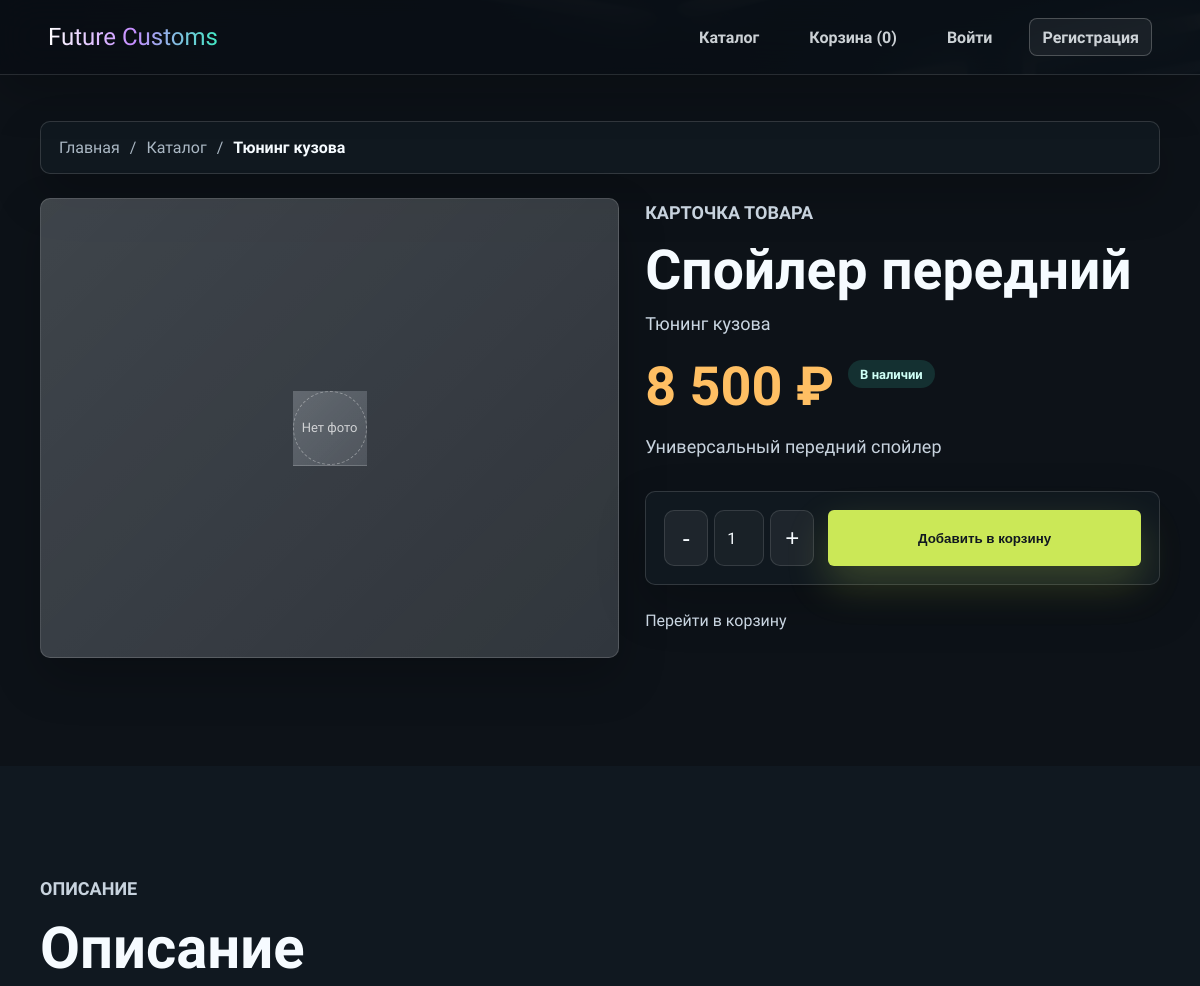
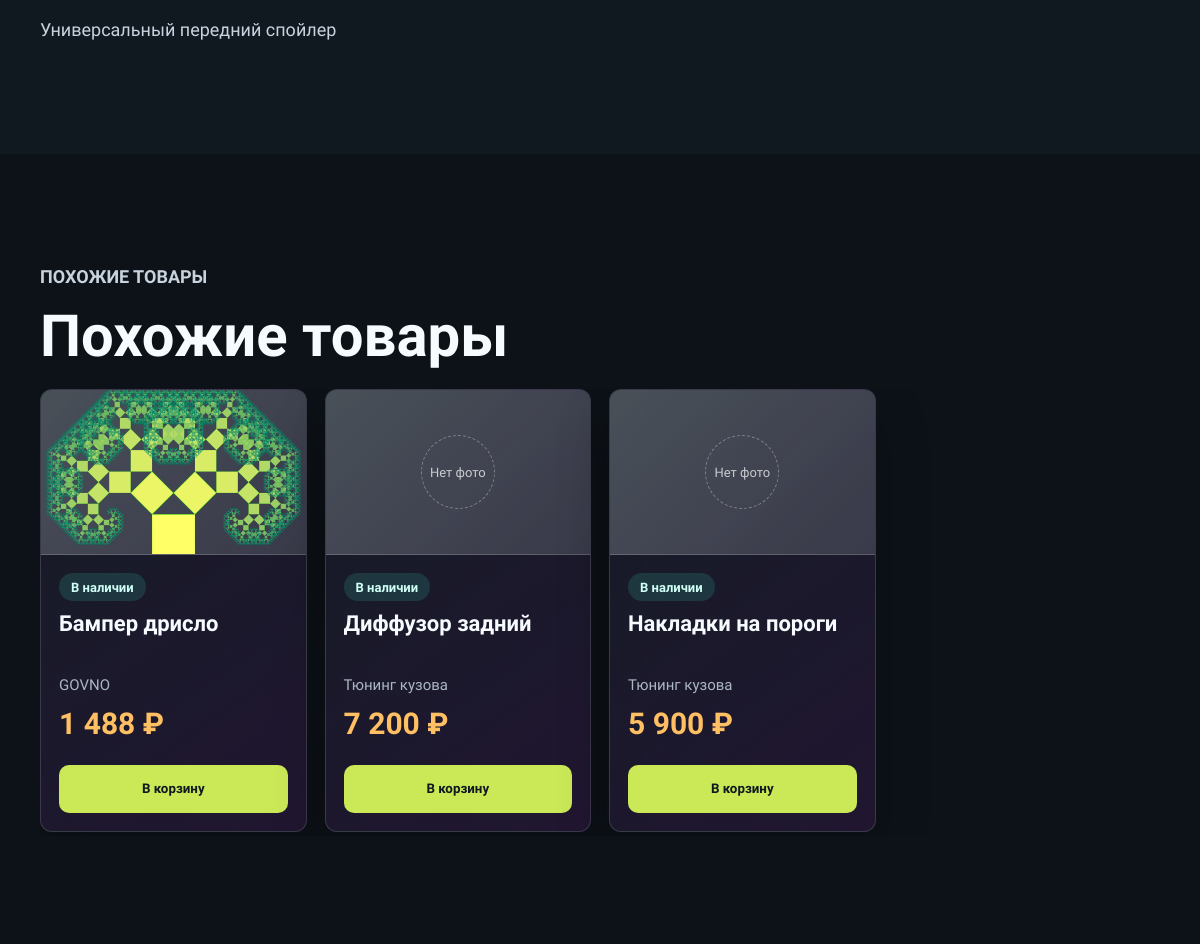
/catalog/spoiler-front/, run on the app's committed database (2 pictures, top to bottom).
### catalog/models.py (models this page shows, shortened)
class Category(models.Model):
    name = models.CharField(max_length=255)
    slug = models.SlugField(max_length=255, unique=True)
    description = models.TextField(blank=True)
    class Meta:
        verbose_name = 'Категория'
        verbose_name_plural = 'Категории'
        ordering = ['name']

class Product(models.Model):
    category = models.ForeignKey(
        Category,
        on_delete=models.SET_NULL,
        null=True,
        blank=True,
        related_name='products',
    )
    brand = models.CharField(max_length=255, blank=True, verbose_name='Бренд')
    vin_number = models.CharField(max_length=64, blank=True, verbose_name='VIN номер')
    name = models.CharField(max_length=255, verbose_name='Название')
    slug = models.SlugField(max_length=255, unique=True, verbose_name='Slug')
    short_description = models.CharField(max_length=500, blank=True, verbose_name='Краткое описание')
    description = models.TextField(blank=True, verbose_name='Полное описание')
    price = models.DecimalField(max_digits=10, decimal_places=2, verbose_name='Цена')
    old_price = models.DecimalField(
        max_digits=10,
        decimal_places=2,
        null=True,
        blank=True,
        verbose_name='Старая цена',
    )
    image = models.ImageField(upload_to='products/', null=True, blank=True, verbose_name='Фото')
    in_stock = models.BooleanField(default=True, verbose_name='В наличии')
    is_featured = models.BooleanField(default=False, verbose_name='Рекомендуемый')
    created_at = models.DateTimeField(auto_now_add=True)
    updated_at = models.DateTimeField(auto_now=True)
    class Meta:
        verbose_name = 'Товар'
        verbose_name_plural = 'Товары'
        ordering = ['-created_at']
    def get_absolute_url(self):
        from django.urls import reverse
        return reverse('product_detail', kwargs={'slug': self.slug})
    @property
    def discount_percent(self):
        if self.old_price and self.old_price > self.price:
            return int((1 - self.price / self.old_price) * 100)
        return None

### catalog/views.py (the view)
# urls.py: path('<slug:slug>/', views.product_detail_view, name='product_detail'),
def product_detail_view(request, slug):
    cart_quantities = CartSession(request).get_quantities()
    product_obj = get_object_or_404(Product.objects.select_related('category'), slug=slug, in_stock=True)
    product = serialize_product(product_obj, cart_quantities.get(str(product_obj.pk), 0))
    related = serialize_products(
        Product.objects.select_related('category')
        .filter(category=product_obj.category, in_stock=True)
        .exclude(pk=product_obj.pk)[:4],
        cart_quantities,
    )
    context = {
        'product': product,
        'related_products': related,
    }
    return render(request, 'catalog/product_detail.html', context)

### cart/cart.py (called while the page is built)
def format_price(value: Decimal | int | str) -> str:
    numeric = Decimal(str(value))
    return f"{numeric:,.0f}".replace(',', ' ') + ' ₽'

def _split_description(description: str, fallback: str) -> list[str]:
    paragraphs = [part.strip() for part in description.splitlines() if part.strip()]
    if paragraphs:
        return paragraphs
    return [fallback] if fallback else ['Описание скоро появится.']

def serialize_products(products: Iterable[Any], cart_quantities: dict[str, int] | None = None) -> list[dict[str, Any]]:
    quantities = cart_quantities or {}
    return [serialize_product(product, quantities.get(str(product.pk), 0)) for product in products]

    def get_quantities(self) -> dict[str, int]:
        return {product_id: item.get('quantity', 0) for product_id, item in self.cart.items()}

### cart/context_processors.py (called while the page is built)
def cart_count(request):
    cart = request.session.get('cart', {})
    count = sum(item.get('quantity', 0) for item in cart.values() if isinstance(item, dict))
    return {'cart_count': count}

### templates/catalog/product_detail.html (shortened to what this page needs)
{% extends 'main/layout.html' %}
{% block content %}
<section class="product-page info-section">
  <div class="info-content">
    <nav class="breadcrumb" aria-label="Навигация">
      <a href="{% url 'home' %}">Главная</a>
      <span>/</span>
      <a href="{% url 'catalog' %}">Каталог</a>
      {% if product.category_name %}
      <span>/</span>
      <strong>{{ product.category_name }}</strong>
      {% endif %}
    </nav>
    <div class="product-detail-layout">
      <div class="product-gallery">
        <div class="product-gallery__main">
          {% if product.image_url %}
          <img class="product-gallery__image" src="{{ product.image_url }}" alt="{{ product.name }}">
          {% else %}
          <div class="product-card__media">
            <span>Нет фото</span>
          </div>
          {% endif %}
        </div>
      </div>
      <div class="product-summary">
        <p class="section-kicker">Карточка товара</p>
        <h1>{{ product.name }}</h1>
        <div class="product-meta">
          {% if not product.brand and not product.vin_number %}{{ product.category_name }}{% endif %}
        </div>
        <div class="product-price-row">
          <strong>{{ product.price_display }}</strong>
          <span class="stock-badge">{{ product.stock_label }}</span>
        </div>
        <p class="product-copy">{{ product.short_description }}</p>
        <form class="purchase-box" method="post" action="{% url 'cart_add' %}">
          <div class="quantity-picker" data-quantity>
            <button type="button" data-qty-minus>-</button>
            <input type="number" name="quantity" value="{% if product.quantity %}{{ product.quantity }}{% else %}1{% endif %}" min="1">
            <button type="button" data-qty-plus>+</button>
          </div>
          <button class="hero-button purchase-box__cta" type="submit">Добавить в корзину</button>
        </form>
        <a class="wishlist-link" href="{% url 'cart_view' %}">Перейти в корзину</a>
      </div>
    </div>
  </div>
</section>
<section class="info-section info-section--alt" data-reveal>
  <div class="info-content product-detail-sections">
    <div class="detail-copy">
      <p class="section-kicker">Описание</p>
      <h2>Описание</h2>
      {% for paragraph in product.description %}
      <p>{{ paragraph }}</p>
      {% endfor %}
    </div>
  </div>
</section>
{% if related_products %}
<section class="info-section" data-reveal>
  <div class="info-content">
    <p class="section-kicker">Похожие товары</p>
    <h2>Похожие товары</h2>
    <div class="related-row">
      {% for related_product in related_products %}
      <article class="product-card {{ related_product.stock_class }}" data-product-card data-href="{{ related_product.detail_url }}" tabindex="0" role="link">
        <div class="product-card__media">
          {% if related_product.image_url %}
          <img src="{{ related_product.image_url }}" alt="{{ related_product.name }}">
          {% else %}
          <span>Нет фото</span>
          {% endif %}
        </div>
        <div class="product-card__body">
          <div class="stock-badge">{{ related_product.stock_label }}</div>
          <h3>{{ related_product.name }}</h3>
          <p>{% if related_product.brand %}{{ related_product.brand }}{% else %}{{ related_product.category_name }}{% endif %}</p>
          <strong>{{ related_product.price_display }}</strong>
          <form class="product-card__cart" method="post" action="{% url 'cart_add' %}">
            <button class="add-cart" type="submit">В корзину</button>
          </form>
        </div>
      </article>
      {% endfor %}
    </div>
  </div>
</section>
{% endif %}
{% endblock %}

### data on the page
Category: category_name "Тюнинг кузова", category_name "Тюнинг кузова" "Тюнинг кузова"
Product: name "Спойлер передний", short_description "Универсальный передний спойлер", description "Универсальный передний спойлер"
Product: name "Бампер дрисло", brand "GOVNO"
Product: name "Диффузор задний"
Product: name "Накладки на пороги"

### other printed values
{{ cart_count }} "0"
{{ product.price_display }} "8 500 ₽"
{{ product.stock_label }} "В наличии"
{{ related_product.stock_label }} "В наличии" "В наличии" "В наличии"
{{ related_product.price_display }} "1 488 ₽" "7 200 ₽" "5 900 ₽"
